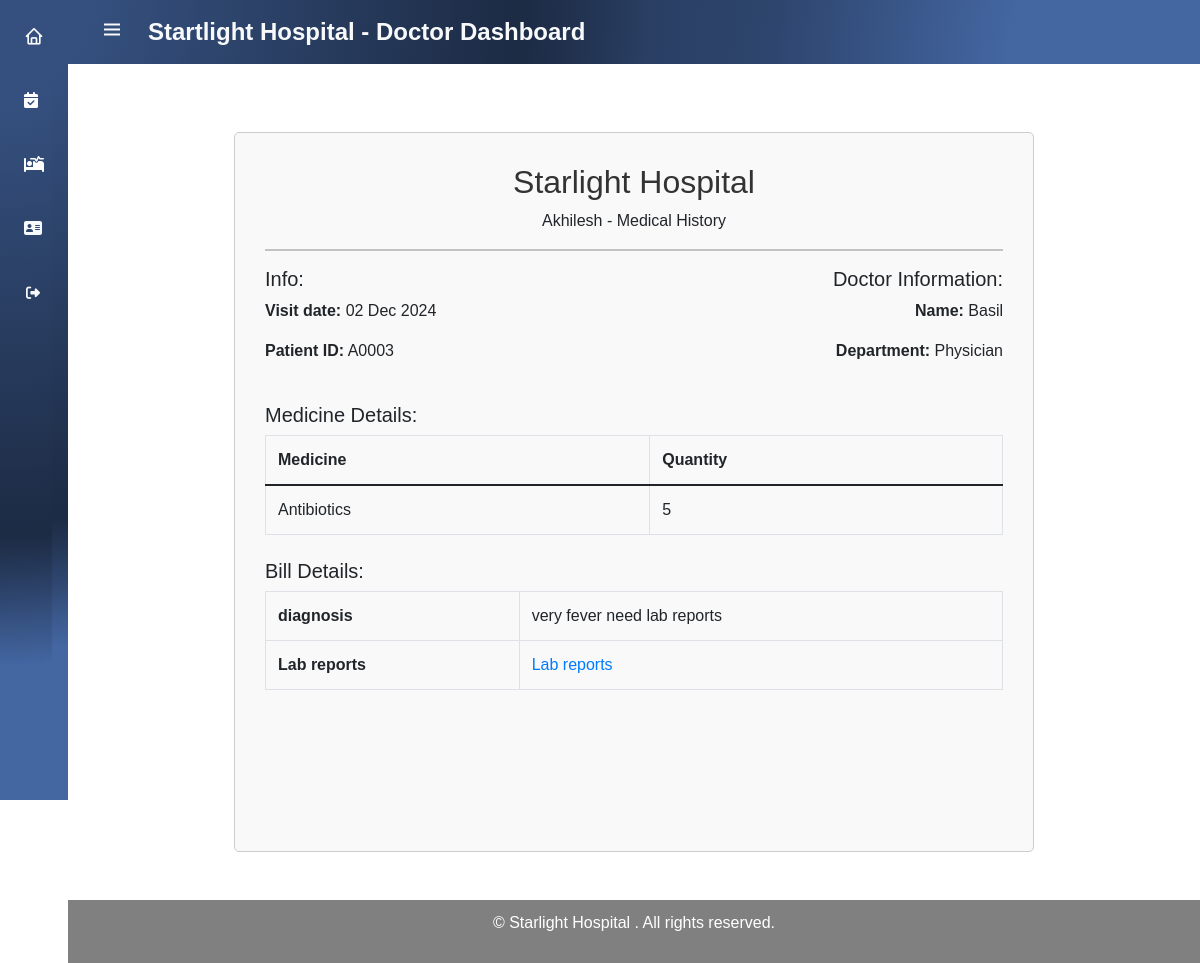
The app's page /hospital/doctor/appointments/history/23 (signed in) with its own data.
### hospital_app/models.py (models this page shows)
class MedicalHistory(models.Model):
    patient = models.ForeignKey(Patient, on_delete=models.CASCADE, null=True, blank=True)
    doctor = models.ForeignKey(Doctor, on_delete=models.CASCADE, null=True, blank=True)
    appointment = models.ForeignKey(Appointment, on_delete=models.CASCADE, null=True, blank=True)
    visit_date = models.DateTimeField(auto_now_add=True)
    diagnosis = models.TextField()
    prescriptions = models.ManyToManyField(Prescription, through='MedicalHistoryPrescription', blank=True)
    lab_reports = models.FileField(upload_to='LabReports/', null=True, blank=True)
    lab_report_cost = models.PositiveIntegerField(default=0)
    is_dispatched = models.BooleanField(default=False)
    is_inpatient = models.BooleanField(default=False)

class Patient(models.Model):
    user_profile = models.OneToOneField(UserProfile, on_delete=models.CASCADE)
    address=models.CharField(max_length=22225,null=True)
    gender = models.CharField(max_length=5,null=True)
    is_inpatient = models.BooleanField(default=False)  # Categorize as inpatient or outpatient
    patient_id = models.CharField(max_length=15, unique=True, null=True, blank=True)

class UserProfile(models.Model):
    ROLE_CHOICES = [
        ('Doctor', 'Doctor'),
        ('Patient', 'Patient'),
        ('Receptionist', 'Receptionist'),
        ('Pharmacist', 'Pharmacist'),
    ]
    user = models.OneToOneField(User, on_delete=models.CASCADE)
    role = models.CharField(max_length=15, choices=ROLE_CHOICES)
    soft_deletion = models.BooleanField(default=False)

class Doctor(models.Model):
    user_profile = models.OneToOneField(UserProfile, on_delete=models.CASCADE)
    department=models.ForeignKey(Department, on_delete=models.CASCADE)
    address=models.CharField(max_length=22225,null=True)
    image=models.ImageField(upload_to='Image/',null=True)
    resume=models.FileField (upload_to='Resume/',null=True)

class Department(models.Model):
    name = models.CharField(max_length=100)

class Prescription(models.Model):
    medicine = models.CharField(max_length=20, null=True,blank=True)
    stock = models.PositiveIntegerField(default=0)
    rate = models.PositiveIntegerField(default=0)
    alert = models.BooleanField(default=False)

### hospital_app/views.py (the view)
# urls.py: path('hospital/doctor/appointments/history/<int:id>',views.doctor_view_medical_history,name='doctor_view_medical_history'),
@login_required(login_url='hospital_loginpage')
def doctor_view_medical_history(request, id):
    appointments = Appointment.objects.get(id=id)
    patient_id = appointments.patient
    medical_history = MedicalHistory.objects.filter(patient=patient_id).order_by('-visit_date')
    for history in medical_history:
        medicines = MedicalHistoryPrescription.objects.filter(medical_history=history).select_related('prescription')
        history.medicine_details = [
            {'medicine': item.prescription.medicine, 'quantity': item.quantity}
            for item in medicines
        ]
    return render(request, 'doctor/doctor_view_medical_history.html', {
        'medical_history': medical_history,
    })

### templates/doctor/doctor_view_medical_history.html (shortened to what this page needs)
{% extends 'doctor/doctor_navbar.html' %}
{% block content %}
{% load static %}
{% for history in medical_history %}
<div class="container mt-5 mb-5" style="max-width: 800px; border: 1px solid #ccc; padding: 30px;">
    <h2 class="text-center">Starlight Hospital</h2>
    <p class="text-center">{{history.patient.user_profile.user.username}} - Medical History</p>
    <hr>
    <div class="row">
        <div class="col-md-6">
            <h5>Info:</h5>
            <p><strong>Visit date:</strong> {{ history.visit_date|date:"d M Y" }}</p>
            <p><strong>Patient ID:</strong> {{ history.patient.patient_id }}</p>
        </div>
        <div class="col-md-6 text-right">
            <h5>Doctor Information:</h5>
            <p><strong>Name:</strong> {{ history.doctor.user_profile.user.username }}</p>
            <p><strong>Department:</strong> {{history.doctor.department.name }}</p>
        </div>
    </div>
    <div class="mt-4">
        <h5>Medicine Details:</h5>
        <table class="table table-bordered">
            <thead>
                <tr>
                    <th>Medicine</th>
                    <th>Quantity</th>
                </tr>
            </thead>
            {% if history.medicine_details %}
            {% for medicine in history.medicine_details %}
                <tr>
                    <td>{{ medicine.medicine }}</td>
                    <td>{{ medicine.quantity }}</td>
                </tr>
            {% endfor %}
        {% else %}
            <tr>
                <td colspan="2">No medicines prescribed</td>
            </tr>
        {% endif %}
        </table>
    </div>
    <div class="mt-4">
        <h5>Bill Details:</h5>
        <table class="table table-bordered">
            <tr>
                <td><strong>diagnosis</strong></td>
                <td>{{ history.diagnosis }}</td>
            </tr>
            <tr>
                <td><strong>Lab reports</strong></td>
                <td>
                    {% if history.lab_reports %}
                        <a href="{{ history.lab_reports.url }}">Lab reports</a>
                    {% else %}
                        No file
                    {% endif %}
                </td>
            </tr>
        </table>
    </div>
</div>
{% endfor %}
{% endblock %}

### templates/doctor/doctor_navbar.html (style rules this page uses)
:root { --header-height: 3rem;--nav-width: 68px;--first-color: white;--first-color-light: #fafafa; --white-color: #F7F6FB;--body-font: 'Nunito', sans-serif;--normal-font-size: 1rem;--z-fixed: 100 }
body { position: relative; margin: var(--header-height) 0 0 0; padding: 0 ; font-family: var(--body-font); font-size: var(--normal-font-size); transition: .5s }
a { text-decoration: none }
@media screen and (min-width: 768px) { body { margin: calc(var(--header-height) + 1rem) 0 0 0; padding-left: calc(var(--nav-width) ) } }

### templates/doctor/doctor_view_medical_history.html (style rules this page uses)
body { font-family: Arial, sans-serif; padding-top: 20px; }
h2, h3, h4 { color: #333; }
table { width: 100%; border-collapse: collapse; }
table th, table td { padding: 8px; text-align: left; border: 1px solid #ddd; }
.container { background-color: #f9f9f9; border-radius: 5px; padding: 20px; min-height: 90vh; }

### records on screen
MedicalHistory: patient.user_profile.user.username "Akhilesh", visit_date "02 Dec 2024", patient.patient_id "A0003", doctor.user_profile.user.username "Basil", doctor.department.name "Physician", quantity "5", diagnosis "very fever need lab reports"
Prescription: medicine "Antibiotics"
